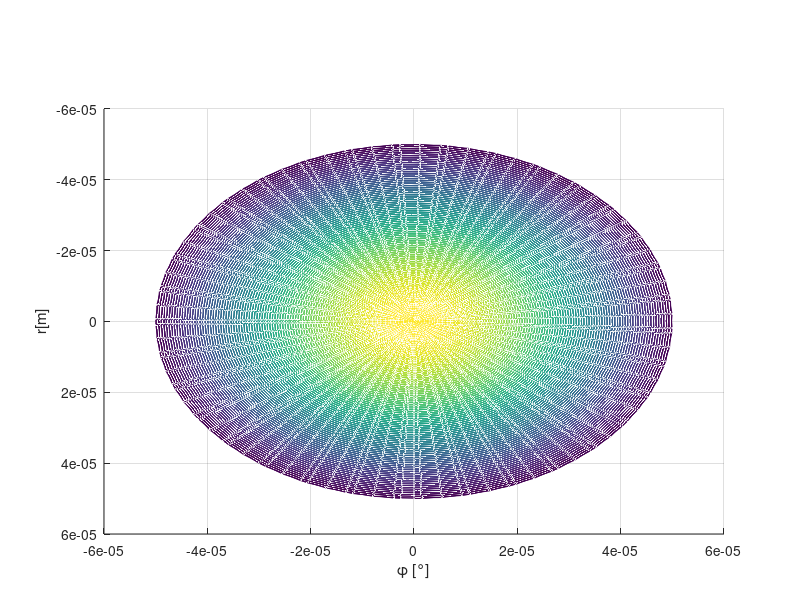

This chart was generated by the following MATLAB code: (Note: this script raises an error after producing the figure.)
clear all;
clf;

% % % Simulación del modelo de haz de luz
c = 3e8;
eps0 = 8.85* (10^-12); %%Epsilon al vacío
epsr = 4.7; %Permitividad relativa
eps = eps0*epsr;

miu0 = 4*pi*(10^-7);
miur = 1;
miu = miu0*miur;

%%Para el núcleo
a = 50e-6; %radio del núcleo
r = 0 : 0.5e-6 : a; %radio
phi = 0: 0.188: 6*pi;
%%%%%%%%%%%%%%%%%%%%%%%%%%%%%%%%%%%
[PHI1,R1] = meshgrid(phi,r);
v = 1/sqrt(miu*eps);
%%Aplicando las condiciones en frontera para el modo TMnm (Hz=0,fc=)
pnm = [
    2.4 3.8 5.1 6.18;
    5.52 7.01 8.4 9.2;
    8.65 10.17 11.6 13.01;
    11.7 13.3 14.79 16.2
    ];

n = 0;
m = 1;

for n = 1: 4
   for m = 1: 3
       
        fc_TMnm = (pnm(n,m)*v)/(2*pi*a);
        f0 = fc_TMnm + 200e9; %Para f0>fc_TMnm pero f0 < al siguiente modo fcTMnm
        omega = 2*pi*f0;

        lambdac_TMnm = v/(fc_TMnm);
        BetaLambda_TMnm = omega*sqrt(eps*miu)*sqrt(1-((fc_TMnm/f0)^2));
        omegac = 2*pi*fc_TMnm; %Frecuencia de corte (Pasa alto) del modo TM01
        kc = pnm(n,m)/a;
        h_TMnm = kc;
        X_TMnm = h_TMnm.*r;
        z_TMnm = lambdac_TMnm*2; %Multiplos del doble de la longitud de onda, z = 0-5m,0-10m,0-100m (dependiendo)


        t_TMnm = 1;
        for ind = 1:length(X_TMnm)
            for jnd = 1:length(phi)
                Ez_TMnm(ind,jnd) = besselj((n-1),X_TMnm(ind))*(cos((n-1)*phi(jnd)) + sin((n-1)*phi(jnd))) * exp(i*BetaLambda_TMnm*z_TMnm) * exp(i*omegac*t_TMnm); 
            end
        end


        [x3,y3,z3] = pol2cart(PHI1,R1,real(Ez_TMnm));

        figure();
        mesh(x3,y3,z3);
        view(90,90);
        xlabel('r[m]');
        ylabel('\phi [°]');
        zlabel("E_z{TM"+(n-1)+m+"}");
        title("E_z{TM"+(n-1)+m+"}, z ="+z_TMnm+"m, t = "+t_TMnm+"s");
      
   end
end




